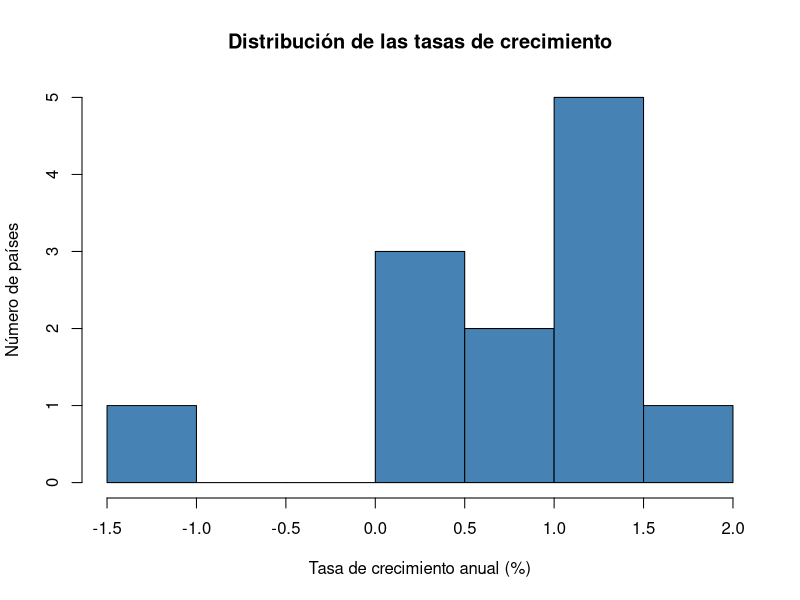
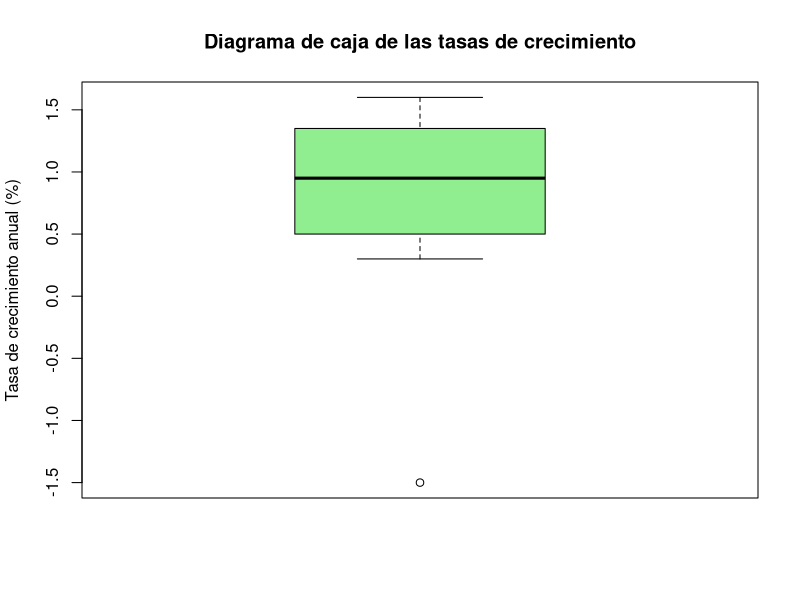

The R source for these figures, in order:
## ---- chunk 1
# Este bloque configura cómo se muestran los resultados. No hay que modificarlo.
knitr::opts_chunk$set(echo = TRUE, comment = "#>")
## ---- chunk 2
# Nombres de los países
paises <- c("Colombia", "México", "Argentina", "Chile", "Perú", "Brasil",
            "Ecuador", "Bolivia", "Paraguay", "Uruguay", "Venezuela", "Guatemala")

# Tasa de crecimiento poblacional anual, en % (valores aproximados e ilustrativos)
tasa <- c(1.1, 0.8, 0.5, 0.6, 1.3, 0.5,
          1.4, 1.4, 1.2, 0.3, -1.5, 1.6)

# Miramos los datos juntos en una tabla
data.frame(pais = paises, tasa_crecimiento = tasa)
## ---- chunk 3
mean(tasa)
## ---- chunk 4
median(tasa)
## ---- chunk 5
# Número de hijos por mujer en una encuesta hipotética
hijos <- c(2, 1, 3, 2, 0, 2, 4, 2, 1, 3, 2, 2, 0, 1, 2)

# Tabla de frecuencias: cuántas veces aparece cada valor
table(hijos)

# La moda es el valor con mayor frecuencia
frecuencias <- table(hijos)
names(frecuencias)[which.max(frecuencias)]
## ---- chunk 6
min(tasa)          # valor más bajo
max(tasa)          # valor más alto
max(tasa) - min(tasa)   # el rango: distancia entre el mayor y el menor
## ---- chunk 7
var(tasa)   # varianza
sd(tasa)    # desviación estándar (en puntos porcentuales)
## ---- chunk 8
quantile(tasa)   # mínimo, Q1, mediana, Q3, máximo
IQR(tasa)        # rango intercuartílico (Q3 - Q1)
## ---- chunk 9
# Población total aproximada, en millones (mismo orden que 'paises')
poblacion <- c(52, 129, 46, 20, 34, 216, 18, 12, 7, 3.5, 28, 18)

# Coeficiente de variación = (desviación estándar / media) * 100
cv_tasa      <- (sd(tasa) / mean(tasa)) * 100
cv_poblacion <- (sd(poblacion) / mean(poblacion)) * 100

cv_tasa
cv_poblacion
## ---- chunk 10
summary(tasa)
## ---- chunk 11
resumen <- data.frame(
  Medida = c("Media", "Mediana", "Desv. estándar", "IQR", "Coef. variación (%)"),
  Valor  = round(c(mean(tasa), median(tasa), sd(tasa), IQR(tasa),
                   (sd(tasa)/mean(tasa))*100), 2)
)
resumen
## ---- chunk 12
hist(tasa,
     main = "Distribución de las tasas de crecimiento",
     xlab = "Tasa de crecimiento anual (%)",
     ylab = "Número de países",
     col = "steelblue")

boxplot(tasa,
        main = "Diagrama de caja de las tasas de crecimiento",
        ylab = "Tasa de crecimiento anual (%)",
        col = "lightgreen")
## ---- chunk 13
# Amazonas, Antioquia, Atlántico, Bogotá, Chocó, Guaviare, Nariño, Valle
tasa_dpto <- c(1.8, 0.9, 1.1, 0.4, 1.5, 2.0, 0.7, 0.6)

# Escriba aquí su código:

## ---- chunk 14
# Escriba aquí su código:

## ---- chunk 15
# Escriba aquí su código:

## ---- chunk 16
# Escriba aquí su código:
